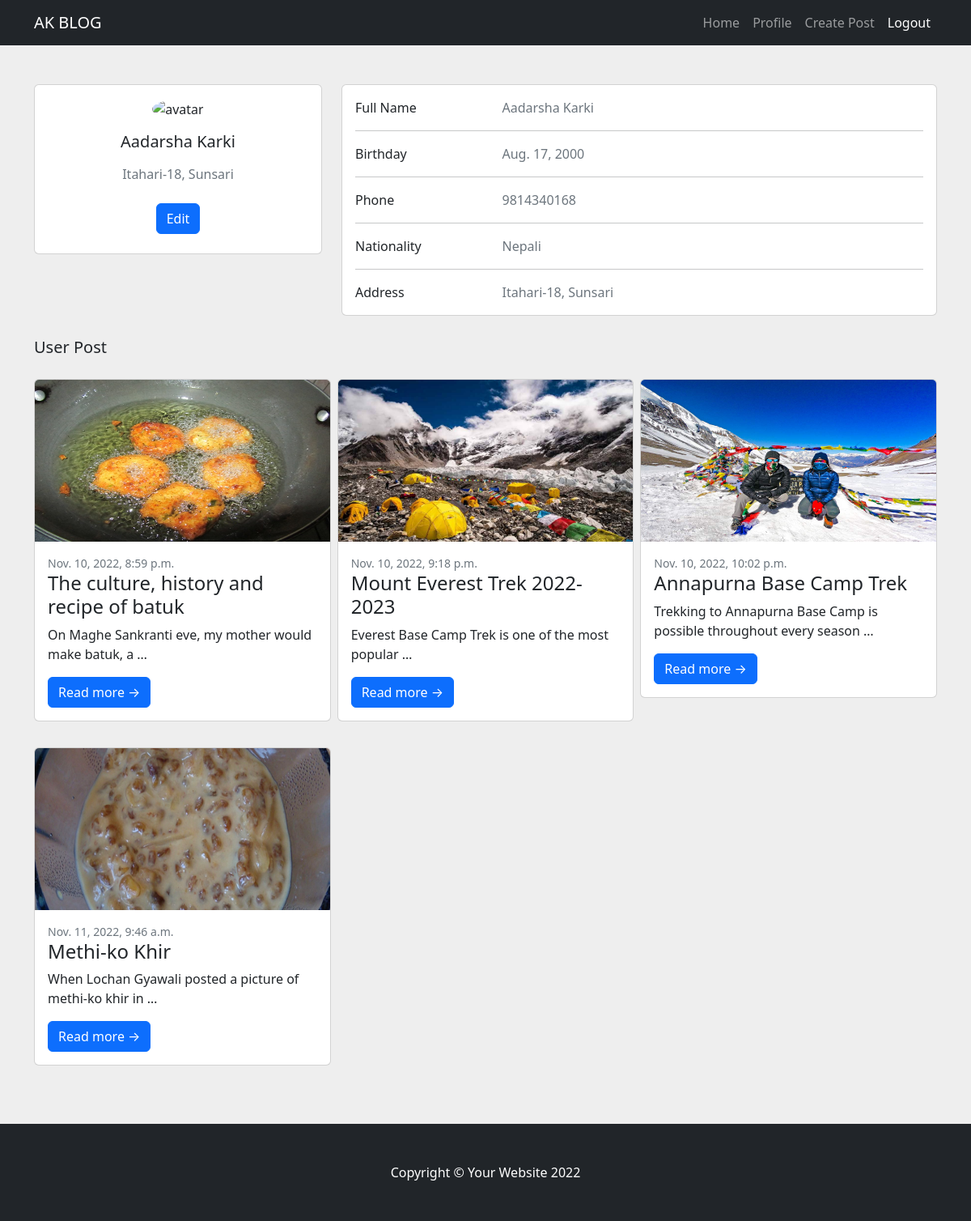
Page /account/profile/ (signed in) on the committed database.
### account/models.py (models this page shows, shortened)
class Profile(models.Model):
    Gender_Choice = (
        ("Male","male"),
        ("Female","Female"),
        ("Others","Others"),
    )
    first_name = models.CharField(max_length=255, null=True, blank=True)
    last_name = models.CharField(max_length=255, null=True, blank=True)
    birth_date = models.DateField(null=True, blank=True)
    gender = models.CharField(max_length=100, choices=Gender_Choice, null=True, blank=True)
    nationality = models.CharField(max_length=100, null=True, blank=True)
    address = models.CharField(max_length=255, null=True, blank=True)
    image = models.ImageField(upload_to='images/%y/%m/%d', default="default.jpg", null=True, blank=True)
    phone_number = models.CharField(max_length=20, null=True, blank=True)
    user = models.OneToOneField(User, on_delete=models.CASCADE)

### blog/models.py (models this page shows, shortened)
class Post(models.Model):
    STATUS_CHOICES = (
        ("DRAFT","DRAFT"),
        ("PUBLISHED", "PUBLISHED"),
    )
    title = models.CharField(max_length=255)
    slug = models.CharField(max_length=255, unique=True)
    author = models.ForeignKey(User, on_delete=models.CASCADE)
    category = models.ForeignKey(Category, on_delete=models.CASCADE)
    body = models.TextField()
    image = models.ImageField(upload_to="images/blog/%Y/%m/%d", default="images/blog/default.jpg")
    status = models.CharField(max_length=20, choices=STATUS_CHOICES, default="DRAFT")
    created = models.DateTimeField(auto_now_add=True)
    updated = models.DateTimeField(auto_now = True)
    published = models.DateTimeField(default=timezone.now)

### account/views.py (the view)
# urls.py: path("profile/",profile, name='profile'),
@login_required(login_url="account:login")
def profile(request):
    user = request.user
    profile = get_object_or_404(Profile, user=user)
    post = Post.objects.all().filter(author=user)
    context = {
        'profile':profile,
        'post':post
    }
    return render(request, 'account/profile.html',context)

### templates/account/profile.html (shortened to what this page needs)
{% extends 'base.html' %}
{% block content %}
    <section style="background-color: #eee;">
        <div class="container py-5">
            <div class="row">
                <div class="col-lg-4">
                    <div class="card mb-4">
                        <div class="card-body text-center">
                        <img src="https://mdbcdn.b-cdn.net/img/Photos/new-templates/bootstrap-chat/ava3.webp" alt="avatar"
                            class="rounded-circle img-fluid" style="width: 150px;">
                        <h5 class="my-3">{{profile.first_name}} {{profile.last_name}}</h5>
                        <p class="text-muted mb-4">{{profile.address}}</p>
                        <div class="d-flex justify-content-center mb-2">
                            <a href='{% url 'account:profileedit' %}' class="btn btn-primary">Edit</a>
                        </div>
                    </div>
                </div>
            </div>
            <div class="col-lg-8">
                <div class="card mb-4">
                    <div class="card-body">
                    <div class="row">
                        <div class="col-sm-3">
                        <p class="mb-0">Full Name</p>
                        </div>
                        <div class="col-sm-9">
                        <p class="text-muted mb-0">{{profile.first_name}} {{profile.last_name}}</p>
                        </div>
                    </div>
                    <hr>
                    <div class="row">
                        <div class="col-sm-3">
                        <p class="mb-0">Birthday</p>
                        </div>
                        <div class="col-sm-9">
                        <p class="text-muted mb-0">{{profile.birth_date}}</p>
                        </div>
                    </div>
                    <hr>
                    <div class="row">
                        <div class="col-sm-3">
                        <p class="mb-0">Phone</p>
                        </div>
                        <div class="col-sm-9">
                        <p class="text-muted mb-0">{{profile.phone_number}}</p>
                        </div>
                    </div>
                    <hr>
                    <div class="row">
                        <div class="col-sm-3">
                        <p class="mb-0">Nationality</p>
                        </div>
                        <div class="col-sm-9">
                        <p class="text-muted mb-0">{{profile.nationality}}</p>
                        </div>
                    </div>
                    <hr>
                    <div class="row">
                        <div class="col-sm-3">
                        <p class="mb-0">Address</p>
                        </div>
                        <div class="col-sm-9">
                        <p class="text-muted mb-0">{{profile.address}}</p>
                        </div>
                    </div>
                </div>
            </div>
            </div>
        </div>
        <div class="d-flex justify-content-between align-items-center mb-4">
            <p class="lead fw-normal mb-0"> User Post</p>
        </div>
        <div class="row g-2">
            {% for posts in post %}
                    <div class="col-lg-4">
                        <div class="card mb-4">
                            <a href="#!"><img class="card-img-top" height="200px" src="{{posts.image.url}}" alt="..." /></a>
                            <div class="card-body">
                                <div class="small text-muted">{{posts.published}}</div>
                                <h2 class="card-title h4">{{posts.title}}</h2>
                                <p class="card-text">{{posts.body | truncatewords:10}}</p>
                                <a class="btn btn-primary" href="{% url 'blog:post_detail' posts.id posts.slug posts.category.id %}">Read more →</a>
                            </div>
                        </div>
                    </div>
            {% endfor %}
        </div>
        </div>
    </section>
{% endblock content %}

### rows in the picture
Profile: first_name "Aadarsha", last_name "Karki", address "Itahari-18, Sunsari", birth_date "Aug. 17, 2000", phone_number "9814340168", nationality "Nepali"
Post: image (picture), published "Nov. 10, 2022, 8:59 p.m.", title "The culture, history and recipe of batuk", body "On Maghe Sankranti eve, my mother would make batuk, a …"
Post: image (picture), published "Nov. 10, 2022, 9:18 p.m.", title "Mount Everest Trek 2022-2023", body "Everest Base Camp Trek is one of the most popular …"
Post: image (picture), published "Nov. 10, 2022, 10:02 p.m.", title "Annapurna Base Camp Trek", body "Trekking to Annapurna Base Camp is possible throughout every season …"
Post: image (picture), published "Nov. 11, 2022, 9:46 a.m.", title "Methi-ko Khir", body "When Lochan Gyawali posted a picture of methi-ko khir in …"
